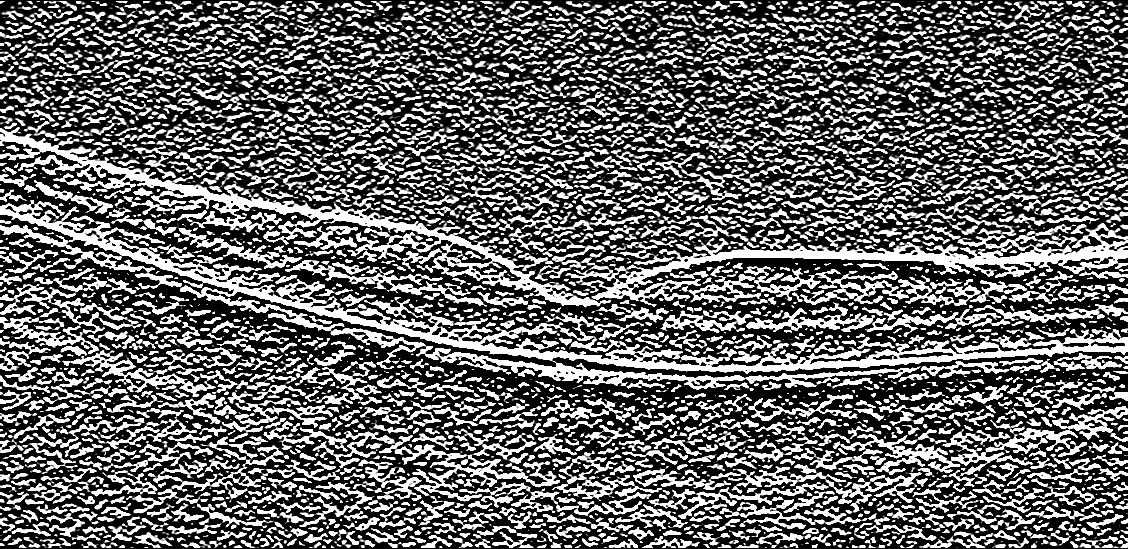
#> input picture 1. Exercise/Sobel_vertical.jpg, 1128 x 549 px; the run also reads 1 picture not shown here
$ python Exercise_1_4_testing.py
#> lines starting #> are read from the running program, lines starting #| are printed output that depends on the picture; after the words box and inside, x2 and y2 are one past the last pixel; in counts of white or black regions, pixels touching at a corner belong together
# -*- coding: utf-8 -*-
"""
Created on Fri Nov 11 08:59:23 2022

@author: Peter, Filip, Markus
"""

import cv2
import numpy as np
from matplotlib import pyplot as plt

img = cv2.imread("./OCTimage_raw.tif", cv2.IMREAD_ANYCOLOR | cv2.IMREAD_ANYDEPTH)
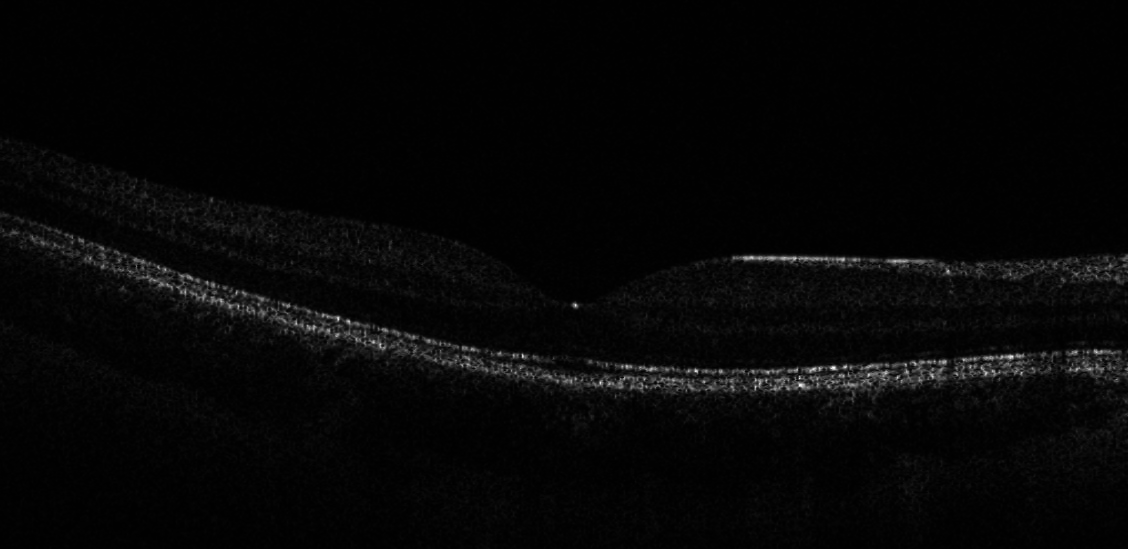
#> img: shape (549, 1128) uint16; min 1, max 253, mean 6.3
#plt.imshow(img)

# Otsu's thresholding
Otsu_th,Otsu_img = cv2.threshold(img,0,255,cv2.THRESH_BINARY+cv2.THRESH_OTSU)
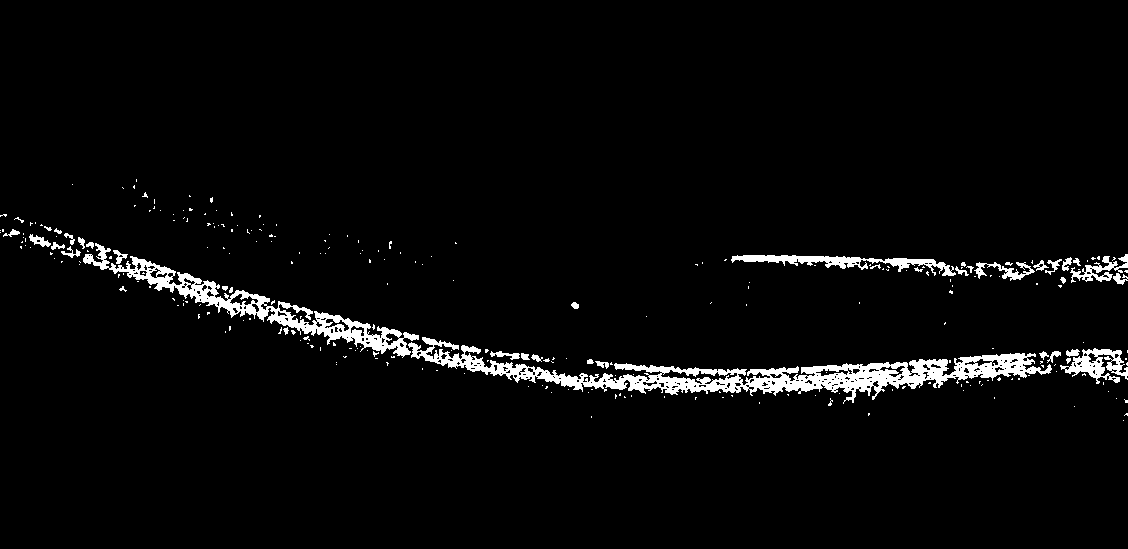
#> Otsu_img: shape (549, 1128) uint16; 3.5% white; 272 white regions (233 under 20 px), largest, box (x1, y1, x2, y2) and area: (408, 337, 1052, 404) 10364, (83, 243, 419, 358) 5080, (731, 255, 956, 276) 1556
#> Otsu_th = 34
cv2.imwrite("Otsu_Mask.jpg", Otsu_img)


img = np.uint8(img)
Triangle_th,Triangle_img = cv2.threshold(img,0,255,cv2.THRESH_TRIANGLE)
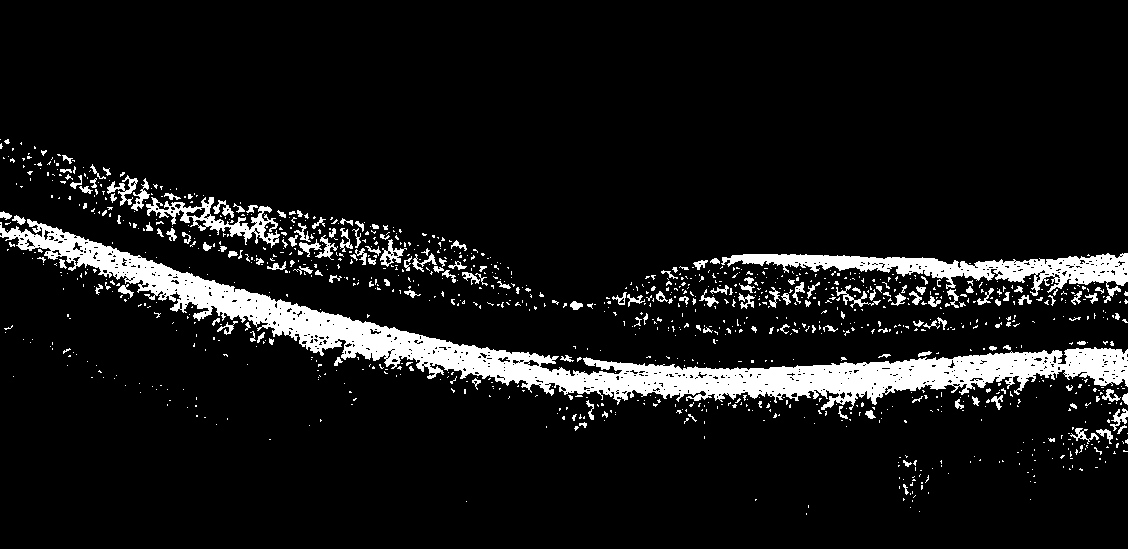
#> Triangle_img: shape (549, 1128); 8.7% white; 1162 white regions (998 under 20 px), largest, box (x1, y1, x2, y2) and area: (0, 219, 1128, 410) 32040, (721, 253, 1128, 303) 6559, (146, 197, 280, 248) 1754
#> Triangle_th = 14
cv2.imwrite("Triangle_Mask.jpg", Triangle_img)

img1 = cv2.imread("./Sobel_vertical.jpg", cv2.IMREAD_ANYCOLOR | cv2.IMREAD_ANYDEPTH)
#> img1 is the input picture: shape (549, 1128); min 0, max 255, mean 100.7
img1 = cv2.GaussianBlur(img1, (55,55), 10)
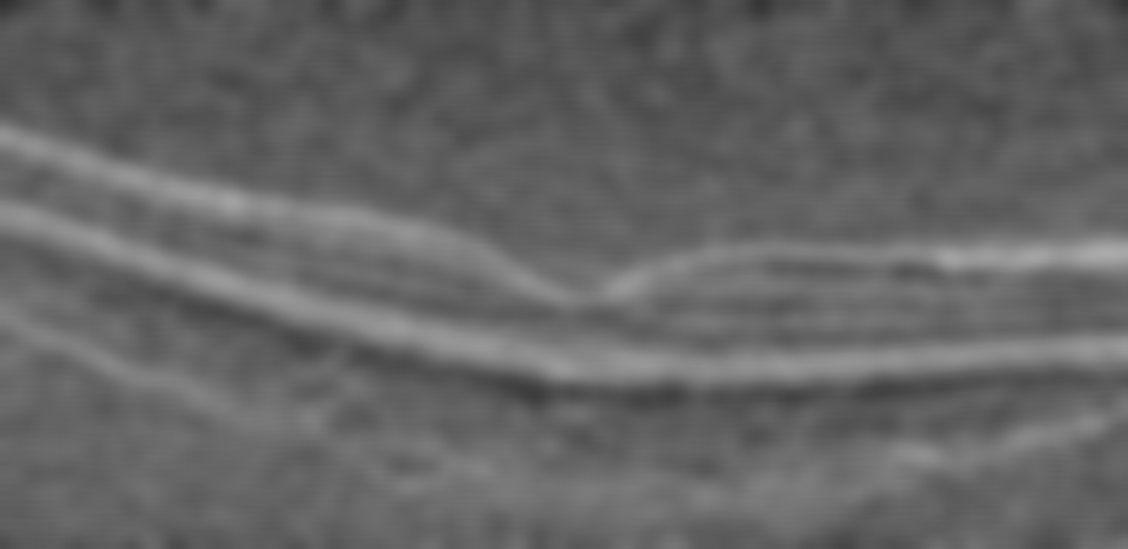
#> img1: shape (549, 1128); min 49, max 171, mean 100.8
Otsu_th1,Otsu_img1 = cv2.threshold(img1,0,255,cv2.THRESH_BINARY+cv2.THRESH_OTSU)
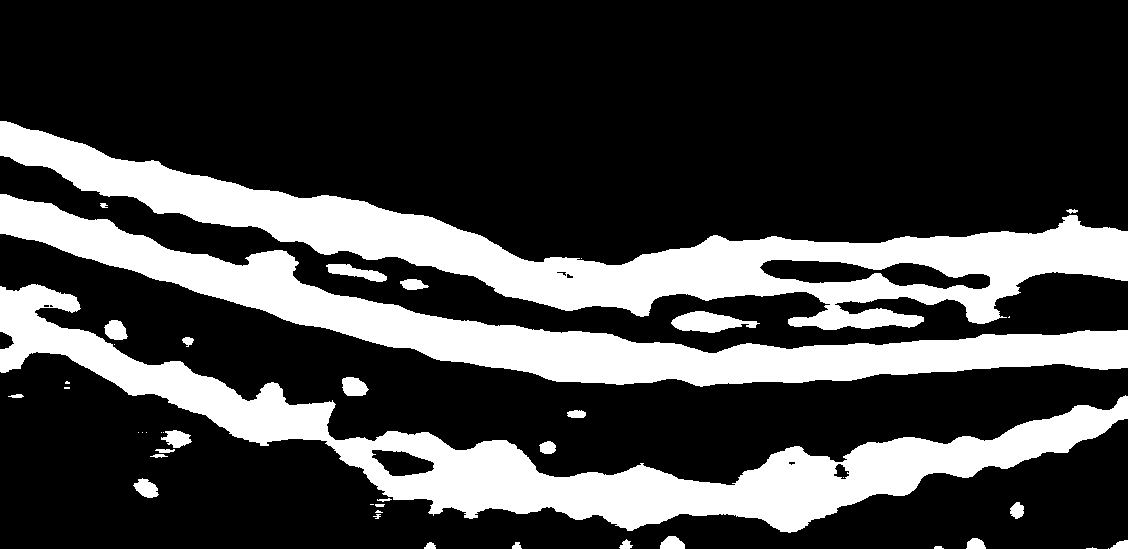
#> Otsu_img1: shape (549, 1128); 25.3% white; 44 white regions (15 under 20 px), largest, box (x1, y1, x2, y2) and area: (0, 121, 1128, 330) 55488, (0, 284, 1128, 533) 51818, (0, 194, 1128, 387) 44483
#> Otsu_th1 = 108
cv2.imwrite("Otsu_Mask1.jpg", Otsu_img1)
